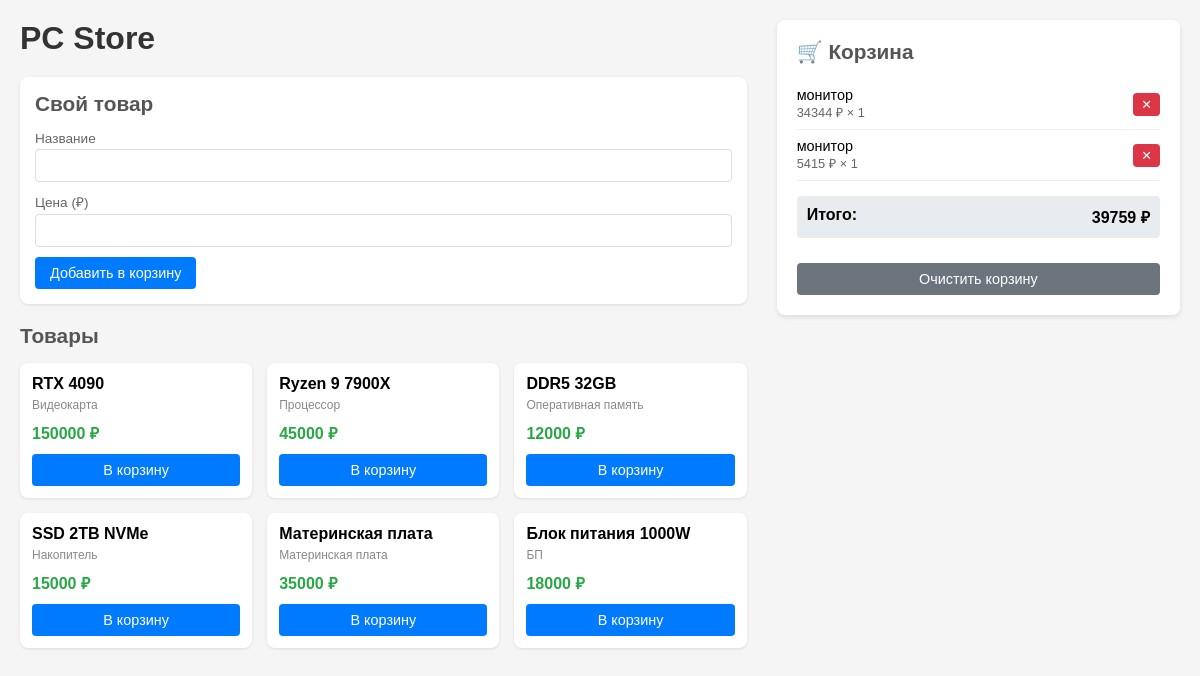
The page / on the database its author committed.
### main_lab_9.py (models this page shows)
class Product(db.Model):
    id = db.Column(db.Integer, primary_key=True)
    name = db.Column(db.String(200), nullable=False)
    category = db.Column(db.String(100), nullable=False)
    price = db.Column(db.Float, nullable=False)
    description = db.Column(db.String(500))
    is_custom = db.Column(db.Boolean, default=False)

class CartItem(db.Model):
    id = db.Column(db.Integer, primary_key=True)
    product_id = db.Column(db.Integer, db.ForeignKey('product.id'), nullable=False)
    quantity = db.Column(db.Integer, default=1)
    product = db.relationship('Product', backref='cart_items')

### main_lab_9.py (the view)
@app.route('/')
def index():
    products = Product.query.filter_by(is_custom=False).all()
    cart_items = CartItem.query.all()
    total_sum = sum(item.product.price * item.quantity for item in cart_items)
    return render_template('index.html', products=products, cart_items=cart_items, total_sum=total_sum)

### templates/index.html (shortened to what this page needs)
<!DOCTYPE html>
<html lang="ru">
<head>
</head>
<body>
    <div class="container">
        <div class="shop">
            <h1>PC Store</h1>
            <div class="form-card">
                <h2>Свой товар</h2>
                <form id="customForm">
                    <div class="form-group">
                        <label>Название</label>
                        <input type="text" id="productName" required>
                    </div>
                    <div class="form-group">
                        <label>Цена (₽)</label>
                        <input type="number" id="productPrice" step="0.01" min="0" required>
                    </div>
                    <button type="submit">Добавить в корзину</button>
                </form>
            </div>
            <h2>Товары</h2>
            <div class="products-grid" id="productsGrid">
                {% for product in products %}
                <div class="product-card">
                    <div class="product-name">{{ product.name }}</div>
                    <div class="product-category">{{ product.category }}</div>
                    <div class="product-price">{{ "%.0f" % product.price }} ₽</div>
                    <button onclick="addToCart({{ product.id }})">В корзину</button>
                </div>
                {% endfor %}
            </div>
        </div>
        <div class="cart">
            <h2>🛒 Корзина</h2>
            <div id="cartContainer">
                {% if cart_items %}
                    {% for item in cart_items %}
                    <div class="cart-item">
                        <div class="cart-item-info">
                            <div class="cart-item-name">{{ item.product.name }}</div>
                            <div class="cart-item-price">{{ "%.0f" % item.product.price }} ₽ × {{ item.quantity }}</div>
                        </div>
                        <button class="btn-remove" onclick="removeFromCart({{ item.id }})">✕</button>
                    </div>
                    {% endfor %}
                    <div class="cart-total">
                        <span>Итого:</span>
                        <span>{{ "%.0f" % total_sum }} ₽</span>
                    </div>
                    <button class="btn-clear" onclick="clearCart()">Очистить корзину</button>
                {% else %}
                    <div class="empty-cart">Корзина пуста</div>
                {% endif %}
            </div>
        </div>
    </div>
</body>
</html>

### templates/index.html (style rules this page uses)
* { margin: 0; padding: 0; box-sizing: border-box; }
body { font-family: Arial, sans-serif; background: #f5f5f5; padding: 20px; }
.container { max-width: 1200px; margin: 0 auto; display: flex; gap: 30px; flex-wrap: wrap; }
.shop { flex: 2; min-width: 250px; }
.cart { flex: 1; min-width: 250px; background: white; border-radius: 8px; padding: 20px; box-shadow: 0 2px 5px rgba(0,0,0,0.1); height: fit-content; position: sticky; top: 20px; }
h1 { margin-bottom: 20px; color: #333; }
h2 { margin-bottom: 15px; color: #555; font-size: 1.3em; }
.form-card { background: white; padding: 15px; border-radius: 8px; margin-bottom: 20px; box-shadow: 0 1px 3px rgba(0,0,0,0.1); }
.form-group { margin-bottom: 10px; }
label { display: block; font-size: 0.85em; margin-bottom: 3px; color: #666; }
input { width: 100%; padding: 8px; border: 1px solid #ddd; border-radius: 4px; }
button { background: #007bff; color: white; border: none; padding: 8px 15px; border-radius: 4px; cursor: pointer; font-size: 0.9em; }
.products-grid { display: grid; grid-template-columns: repeat(auto-fill, minmax(180px, 1fr)); gap: 15px; }
.product-card { background: white; border-radius: 8px; padding: 12px; box-shadow: 0 1px 3px rgba(0,0,0,0.1); }
.product-name { font-weight: bold; margin-bottom: 5px; }
.product-category { font-size: 0.75em; color: #888; margin-bottom: 8px; }
.product-price { color: #28a745; font-weight: bold; margin: 10px 0; }
.product-card button { width: 100%; }
.cart-item { display: flex; justify-content: space-between; align-items: center; padding: 8px 0; border-bottom: 1px solid #eee; }
.cart-item-info { flex: 1; }
.cart-item-name { font-size: 0.9em; }
.cart-item-price { font-size: 0.8em; color: #666; }
.btn-remove { background: #dc3545; padding: 4px 8px; font-size: 0.8em; }
.cart-total { margin: 15px 0; padding: 10px; background: #e9ecef; border-radius: 4px; display: flex; justify-content: space-between; font-weight: bold; }
.btn-clear { width: 100%; background: #6c757d; margin-top: 10px; }

### rows shown on the page
Product: name "RTX 4090", category "Видеокарта", price "150000"
Product: name "Ryzen 9 7900X", category "Процессор", price "45000"
Product: name "DDR5 32GB", category "Оперативная память", price "12000"
Product: name "SSD 2TB NVMe", category "Накопитель", price "15000"
Product: name "Материнская плата", category "Материнская плата", price "35000"
Product: name "Блок питания 1000W", category "БП", price "18000"
CartItem: product.name "монитор", quantity "1"
Product: product.price "34344"
CartItem: product.name "монитор", quantity "1"
Product: product.price "5415"

### other values the page prints
{{ "%.0f" % total_sum }} "39759"
